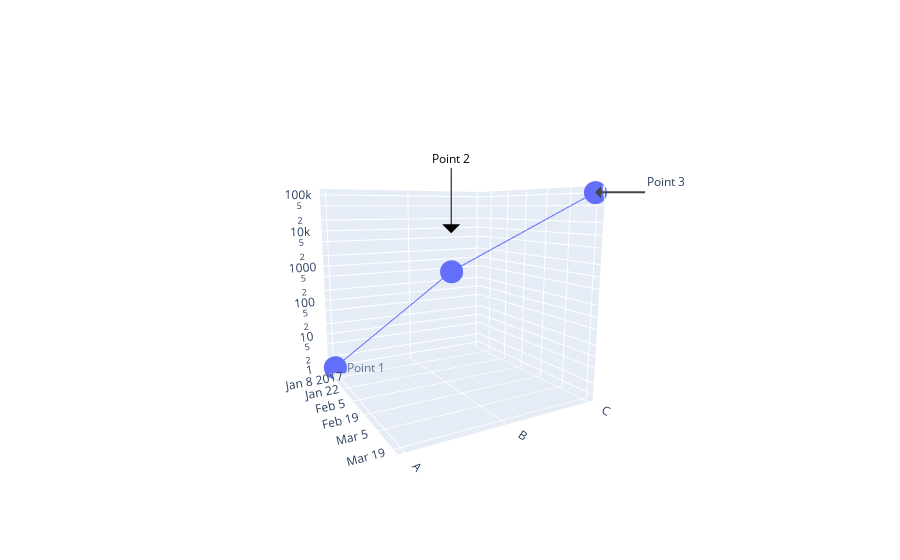

Notebook code for this chart:
### Markdown cell above
<h3 id="3D-Annotations">3D Annotations<a class="anchor-link" href="#3D-Annotations">¶</a></h3>

### Code cell
import plotly.graph_objects as go

fig = go.Figure()

fig.add_trace(go.Scatter3d(
    x=["2017-01-01", "2017-02-10", "2017-03-20"],
    y=["A", "B", "C"],
    z=[1, 1000, 100000],
    name="z",
))

fig.update_layout(
    scene=go.layout.Scene(
        aspectratio=dict(
            x=1,
            y=1,
            z=1
        ),
        camera=dict(
            center=dict(
                x=0,
                y=0,
                z=0
            ),
            eye=dict(
                x=1.96903462608,
                y=-1.09022831971,
                z=0.405345349304
            ),
            up=dict(
                x=0,
                y=0,
                z=1
            )
        ),
        dragmode="turntable",
        xaxis=dict(
            title_text="",
            type="date"
        ),
        yaxis=dict(
            title_text="",
            type="category"
        ),
        zaxis=dict(
            title_text="",
            type="log"
        ),
        annotations=[dict(
            showarrow=False,
            x="2017-01-01",
            y="A",
            z=0,
            text="Point 1",
            xanchor="left",
            xshift=10,
            opacity=0.7
        ), dict(
            x="2017-02-10",
            y="B",
            z=4,
            text="Point 2",
            textangle=0,
            ax=0,
            ay=-75,
            font=dict(
                color="black",
                size=12
            ),
            arrowcolor="black",
            arrowsize=3,
            arrowwidth=1,
            arrowhead=1
        ), dict(
            x="2017-03-20",
            y="C",
            z=5,
            ax=50,
            ay=0,
            text="Point 3",
            arrowhead=1,
            xanchor="left",
            yanchor="bottom"
        )]
    ),
    xaxis=dict(title_text="x"),
    yaxis=dict(title_text="y")
)

fig.show()

### Figure 1 — Plotly figure (JSON) as saved in the notebook; plotly's stock layout.template omitted (floating-point values rounded to 4 significant figures)
{"data": [{"name": "z", "type": "scatter3d", "x": ["2017-01-01", "2017-02-10", "2017-03-20"], "y": ["A", "B", "C"], "z": [1, 1000, 100000]}], "layout": {"scene": {"annotations": [{"opacity": 0.7, "showarrow": false, "text": "Point 1", "x": "2017-01-01", "xanchor": "left", "xshift": 10, "y": "A", "z": 0}, {"arrowcolor": "black", "arrowhead": 1, "arrowsize": 3, "arrowwidth": 1, "ax": 0, "ay": -75, "font": {"color": "black", "size": 12}, "text": "Point 2", "textangle": 0, "x": "2017-02-10", "y": "B", "z": 4}, {"arrowhead": 1, "ax": 50, "ay": 0, "text": "Point 3", "x": "2017-03-20", "xanchor": "left", "y": "C", "yanchor": "bottom", "z": 5}], "aspectratio": {"x": 1, "y": 1, "z": 1}, "camera": {"center": {"x": 0, "y": 0, "z": 0}, "eye": {"x": 1.969, "y": -1.09, "z": 0.4053}, "up": {"x": 0, "y": 0, "z": 1}}, "dragmode": "turntable", "xaxis": {"title": {"text": ""}, "type": "date"}, "yaxis": {"title": {"text": ""}, "type": "category"}, "zaxis": {"title": {"text": ""}, "type": "log"}}, "xaxis": {"title": {"text": "x"}}, "yaxis": {"title": {"text": "y"}}}}
